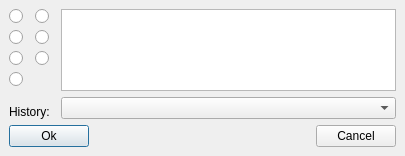
<ui version="4.0" >
 <author></author>
 <comment></comment>
 <exportmacro></exportmacro>
 <class>descrDialog</class>
 <widget class="QDialog" name="descrDialog" >
  <property name="geometry" >
   <rect>
    <x>0</x>
    <y>0</y>
    <width>405</width>
    <height>156</height>
   </rect>
  </property>
  <property name="windowTitle" >
   <string>Set description</string>
  </property>
  <layout class="QGridLayout" >
   <property name="margin" >
    <number>9</number>
   </property>
   <property name="spacing" >
    <number>6</number>
   </property>
   <item row="0" column="0" >
    <layout class="QHBoxLayout" >
     <property name="margin" >
      <number>0</number>
     </property>
     <property name="spacing" >
      <number>6</number>
     </property>
     <item>
      <layout class="QVBoxLayout" >
       <property name="margin" >
        <number>0</number>
       </property>
       <property name="spacing" >
        <number>6</number>
       </property>
       <item>
        <layout class="QHBoxLayout" >
         <property name="margin" >
          <number>0</number>
         </property>
         <property name="spacing" >
          <number>6</number>
         </property>
         <item>
          <layout class="QVBoxLayout" >
           <property name="margin" >
            <number>0</number>
           </property>
           <property name="spacing" >
            <number>6</number>
           </property>
           <item>
            <widget class="QRadioButton" name="availRadio" >
             <property name="text" >
              <string/>
             </property>
             <property name="checkable" >
              <bool>true</bool>
             </property>
             <property name="checked" >
              <bool>false</bool>
             </property>
            </widget>
           </item>
           <item>
            <widget class="QRadioButton" name="chattyRadio" >
             <property name="text" >
              <string/>
             </property>
            </widget>
           </item>
           <item>
            <widget class="QRadioButton" name="awayRadio" >
             <property name="text" >
              <string/>
             </property>
            </widget>
           </item>
           <item>
            <widget class="QRadioButton" name="unavailableRadio" >
             <property name="text" >
              <string/>
             </property>
            </widget>
           </item>
           <item>
            <spacer>
             <property name="orientation" >
              <enum>Qt::Vertical</enum>
             </property>
             <property name="sizeHint" >
              <size>
               <width>20</width>
               <height>40</height>
              </size>
             </property>
            </spacer>
           </item>
          </layout>
         </item>
         <item>
          <layout class="QVBoxLayout" >
           <property name="margin" >
            <number>0</number>
           </property>
           <property name="spacing" >
            <number>6</number>
           </property>
           <item>
            <widget class="QRadioButton" name="dndRadio" >
             <property name="text" >
              <string/>
             </property>
            </widget>
           </item>
           <item>
            <widget class="QRadioButton" name="invisRadio" >
             <property name="text" >
              <string/>
             </property>
            </widget>
           </item>
           <item>
            <widget class="QRadioButton" name="offlineRadio" >
             <property name="text" >
              <string/>
             </property>
            </widget>
           </item>
           <item>
            <spacer>
             <property name="orientation" >
              <enum>Qt::Vertical</enum>
             </property>
             <property name="sizeHint" >
              <size>
               <width>20</width>
               <height>40</height>
              </size>
             </property>
            </spacer>
           </item>
          </layout>
         </item>
        </layout>
       </item>
       <item>
        <widget class="QLabel" name="label" >
         <property name="text" >
          <string>History:</string>
         </property>
        </widget>
       </item>
      </layout>
     </item>
     <item>
      <layout class="QVBoxLayout" >
       <property name="margin" >
        <number>0</number>
       </property>
       <property name="spacing" >
        <number>6</number>
       </property>
       <item>
        <widget class="chatTextEdit" name="descrTextEdit" >
         <property name="tabChangesFocus" >
          <bool>true</bool>
         </property>
         <property name="acceptRichText" >
          <bool>false</bool>
         </property>
        </widget>
       </item>
       <item>
        <widget class="QComboBox" name="historyComboBox" />
       </item>
      </layout>
     </item>
    </layout>
   </item>
   <item row="1" column="0" >
    <layout class="QHBoxLayout" >
     <property name="margin" >
      <number>0</number>
     </property>
     <property name="spacing" >
      <number>6</number>
     </property>
     <item>
      <widget class="QPushButton" name="okPushButton" >
       <property name="text" >
        <string>Ok</string>
       </property>
      </widget>
     </item>
     <item>
      <spacer>
       <property name="orientation" >
        <enum>Qt::Horizontal</enum>
       </property>
       <property name="sizeHint" >
        <size>
         <width>40</width>
         <height>20</height>
        </size>
       </property>
      </spacer>
     </item>
     <item>
      <widget class="QPushButton" name="cancelPushButton" >
       <property name="text" >
        <string>Cancel</string>
       </property>
      </widget>
     </item>
    </layout>
   </item>
  </layout>
 </widget>
 <pixmapfunction></pixmapfunction>
 <customwidgets>
  <customwidget>
   <class>chatTextEdit</class>
   <extends>QTextEdit</extends>
   <header>chattextedit.h</header>
   <container>0</container>
   <pixmap></pixmap>
  </customwidget>
 </customwidgets>
 <resources/>
 <connections/>
</ui>
